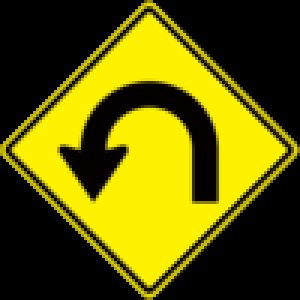
#> input picture Templates/smallHairpinLeft.png, 100 x 100 px (shown 3 times larger)
$ python -i Runnable.py   (imports and definitions only)   (Python 2 division)   (older library calls are emulated)
#> lines starting #> are read from the running program, lines starting #| are printed output that depends on the picture; after the words box and inside, x2 and y2 are one past the last pixel; in counts of white or black regions, pixels touching at a corner belong together
# runnable.py
import numpy as np
import cv2


class State:

    refImSize = np.array((640.0,480.0))
    halfSize = refImSize/2.0
    pixelDeltaXY = np.array( (10.0/116.0, -10.0/112.0))*.1


    # [5 lines left out: function __init__, not called in this run]

    # We'll use variables from cf, mainly
    # bgrImage, hsv , mask and mar.
    def calibrate (self):
        pass


    # [17 lines left out: function inContour, not called in this run]


class GetPosition:
    def __init__ ( self, state):
        self.state = state
    def run( self,inString, tokens):
        return str( ( self.state.x, self.state.y))

class Runnable :
    def __init__(self, string , state = None):
        self.idString = string
        self.state = state

    # [6 lines left out: function run, not called in this run]


# Find the contours around a template.
# Right now,this is a hack.
def getTemplate( inString) :
#> called with inString = '../Templates/smallHairpinLeft.png'
    print ("inString : %s" % inString)
    img = cv2.imread( inString )
#> img is the input picture: shape (100, 100, 3); mean B, G, R 0, 92.5, 98.1
    imGray = cv2.cvtColor( img, cv2.COLOR_BGRA2GRAY)
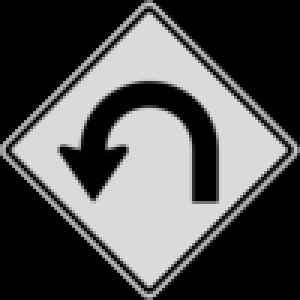
#> imGray: shape (100, 100) (shown 3 times larger); min 0, max 218, mean 83.6
    _,mask = cv2.threshold( imGray, 100, 255,cv2.THRESH_BINARY)
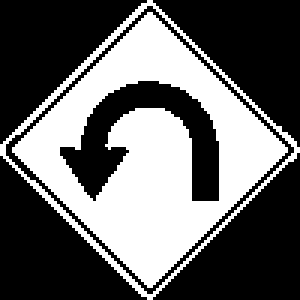
#> mask: shape (100, 100) (shown 3 times larger); 39.4% white; 2 white regions
    _,contours,heiarchy = cv2.findContours(mask.copy(),
                                            cv2.RETR_TREE,cv2.CHAIN_APPROX_SIMPLE)
#> contours = 4 contours; box (x1, y1, x2, y2) and area: (0, 0, 100, 100) 5100, (1, 1, 99, 99) 4815, (4, 4, 96, 96) 4231, (19, 26, 74, 68) 964; heiarchy = [[-1, -1, 1, -1], [-1, -1, 2, 0], [-1, -1, 3, 1], [-1, -1, -1, 2]]

    return contours[3]


#
# Base directory where we keep templates.
#
templateDir = '../Templates/'

# [6 lines left out: function initializeRunnable, not called in this run]


>>> result = getTemplate('../Templates/smallHairpinLeft.png')
#> result = contour of 87 points, box (x1, y1, x2, y2) (19, 26, 74, 68), area 964

$ run again, on Templates/smallLeftTurn.png
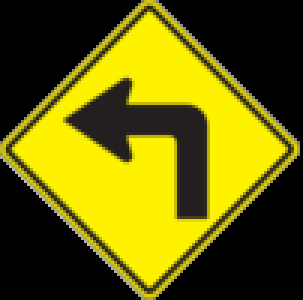
#> input picture Templates/smallLeftTurn.png, 101 x 100 px (shown 3 times larger)
#> in getTemplate, img is the input picture: shape (100, 101, 3); mean B, G, R 7.1, 98.3, 103.8
#> in getTemplate, `imGray = cv2.cvtColor( img, cv2.COLOR_BGRA2GRAY)`:
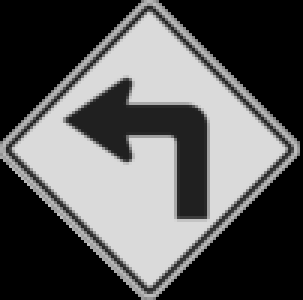
#> imGray: shape (100, 101) (shown 3 times larger); min 0, max 218, mean 89.4
#> in getTemplate, `_,mask = cv2.threshold( imGray, 100, 255,cv2.THRESH_BINARY)`:
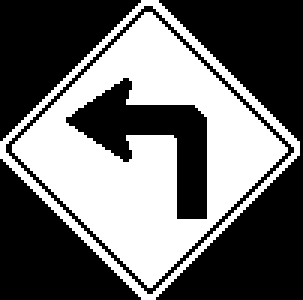
#> mask: shape (100, 101) (shown 3 times larger); 41.6% white; 2 white regions
#> contours = 4 contours; box (x1, y1, x2, y2) and area: (0, 0, 100, 100) 5336, (1, 1, 99, 99) 4848, (4, 4, 96, 96) 4276, (21, 25, 70, 74) 940; heiarchy = [[-1, -1, 1, -1], [-1, -1, 2, 0], [-1, -1, 3, 1], [-1, -1, -1, 2]]
#> result = contour of 50 points, box (x1, y1, x2, y2) (21, 25, 70, 74), area 940

$ run again, on Templates/smallRightTurn.png
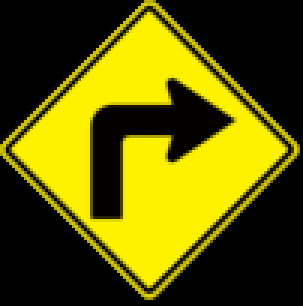
#> input picture Templates/smallRightTurn.png, 101 x 102 px (shown 3 times larger)
#> in getTemplate, img is the input picture: shape (102, 101, 3); mean B, G, R 0, 90.4, 95.9
#> in getTemplate, `imGray = cv2.cvtColor( img, cv2.COLOR_BGRA2GRAY)`:
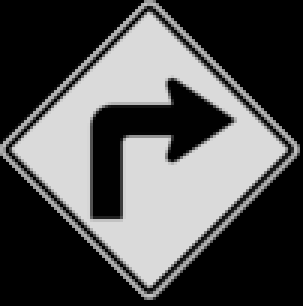
#> imGray: shape (102, 101) (shown 3 times larger); min 0, max 218, mean 81.6
#> in getTemplate, `_,mask = cv2.threshold( imGray, 100, 255,cv2.THRESH_BINARY)`:
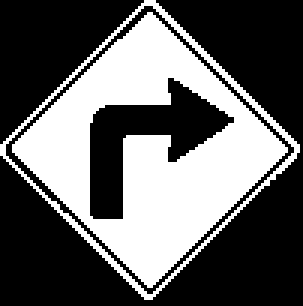
#> mask: shape (102, 101) (shown 3 times larger); 38.4% white; 2 white regions
#> contours = 4 contours; box (x1, y1, x2, y2) and area: (0, 0, 100, 100) 5151, (1, 1, 99, 99) 4868, (4, 4, 96, 96) 4266, (29, 25, 79, 74) 976; heiarchy = [[-1, -1, 1, -1], [-1, -1, 2, 0], [-1, -1, 3, 1], [-1, -1, -1, 2]]
#> result = contour of 52 points, box (x1, y1, x2, y2) (29, 25, 79, 74), area 976
